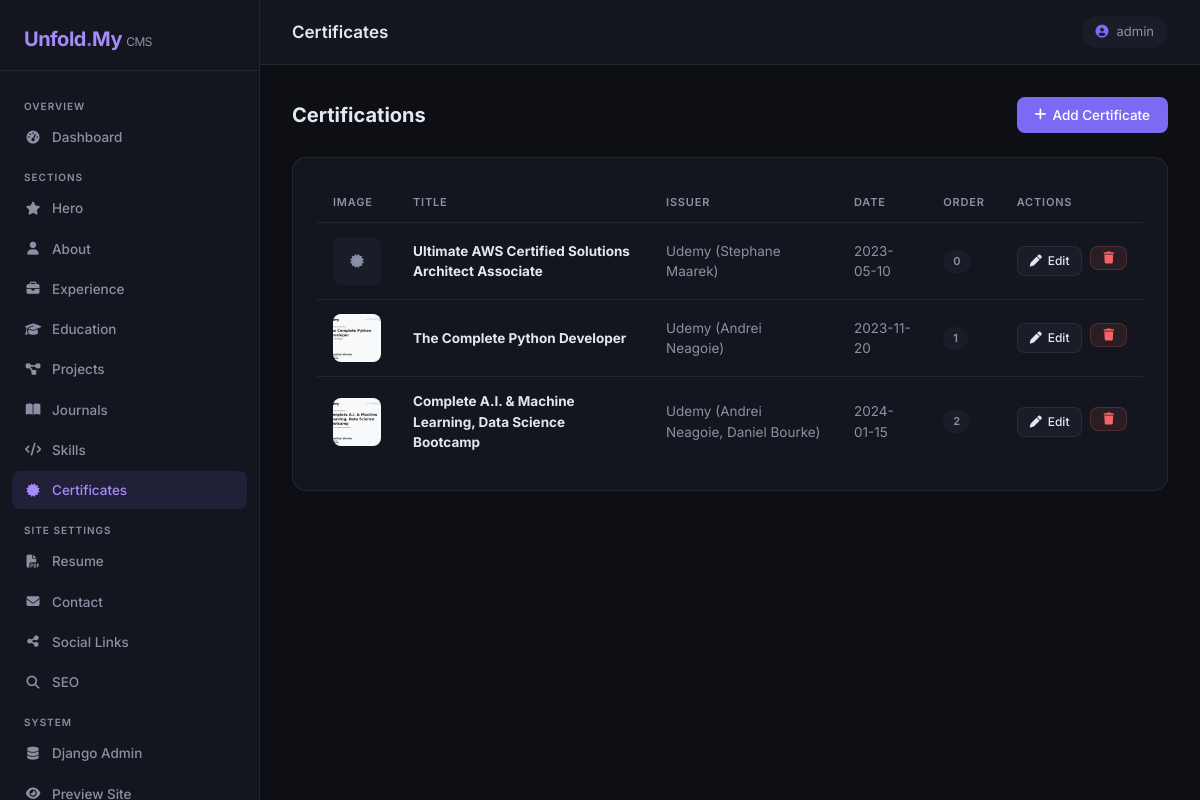
The page /admin-panel/certificates/ (signed in) on the database as committed earlier.
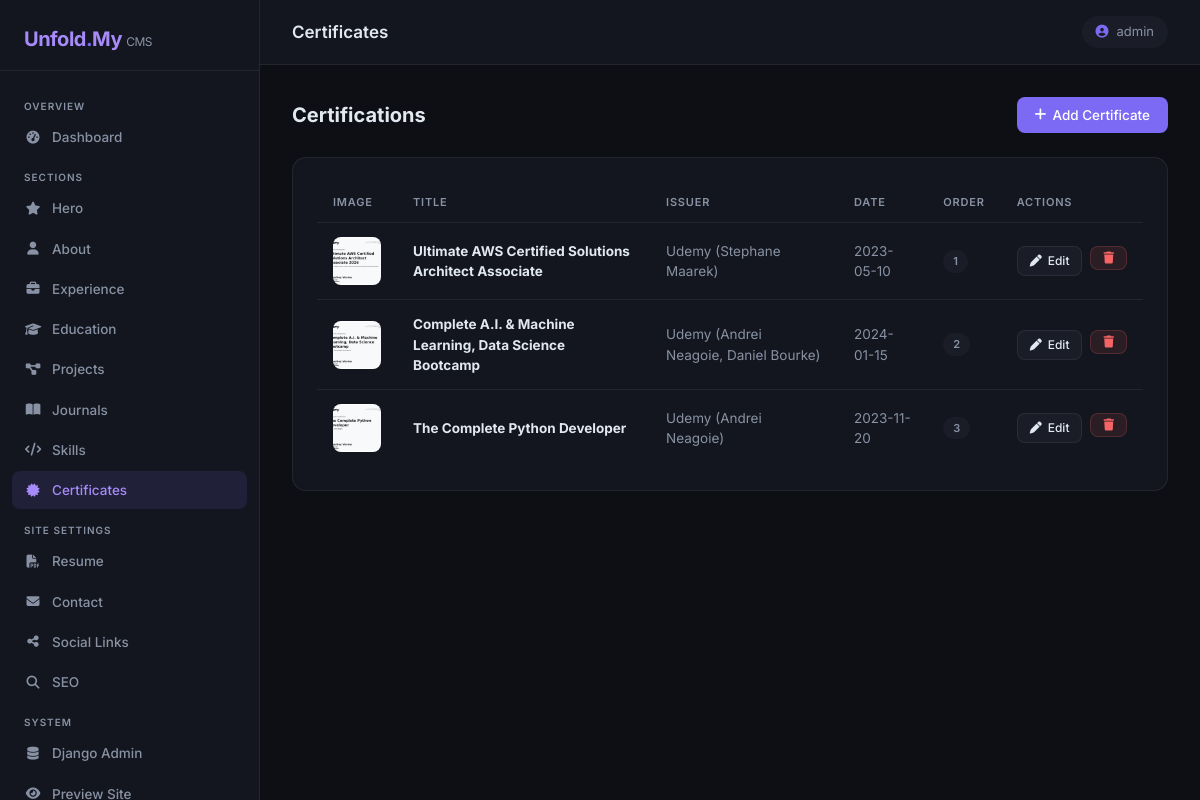
The same page on the database as committed later.
### profile_1/models.py (models this page shows, shortened)
class Certification(models.Model):
    title = models.CharField(max_length=300)
    issuer = models.CharField(max_length=200)
    issue_date = models.CharField(max_length=50, default="", blank=True)
    certificate_image = models.ImageField(upload_to="certificates/", blank=True, null=True)
    certificate_url = models.URLField(blank=True)
    display_order = models.PositiveIntegerField(default=0)
    class Meta:
        ordering = ["display_order", "title"]

### profile_1/admin_panel/views.py (the view)
# urls.py: path("certificates/",      views.certification_list,  name="certifications"),
@staff_required
def certification_list(request):
    items = Certification.objects.all()
    return render(request, "admin-panel/certificates.html", {"items": items})

### profile_1/admin_panel/views.py (called while the page is built)
def staff_required(view_func):
    @wraps(view_func)
    def wrapper(request, *args, **kwargs):
        if not (request.user.is_authenticated and request.user.is_staff):
            return redirect("admin_panel:login")
        return view_func(request, *args, **kwargs)
    return wrapper

### profile_1/templates/admin-panel/certificates.html (shortened to what this page needs)
{% extends "admin-panel/base.html" %}
{% block page_title_header %}Certificates{% endblock %}
{% block nav_certifications %}active{% endblock %}
{% block content %}
<div class="page-header">
  <h2>Certifications</h2>
  <a href="{% url 'admin_panel:certification-add' %}" class="btn-panel btn-primary-panel"><i class="fa-solid fa-plus"></i> Add Certificate</a>
</div>
<div class="panel-card">
  {% if items %}
  <table class="panel-table">
    <thead>
      <tr><th>Image</th><th>Title</th><th>Issuer</th><th>Date</th><th>Order</th><th>Actions</th></tr>
    </thead>
    <tbody>
      {% for item in items %}
      <tr>
        <td>
          {% if item.certificate_image %}
            <img src="{{ item.certificate_image.url }}" class="thumbnail-sm" alt="">
          {% else %}
            <div style="width:48px;height:48px;border-radius:8px;background:var(--surface2);display:flex;align-items:center;justify-content:center;">
              <i class="fa-solid fa-certificate" style="color:var(--muted)"></i>
            </div>
          {% endif %}
        </td>
        <td><strong>{{ item.title }}</strong></td>
        <td style="color:var(--muted)">{{ item.issuer }}</td>
        <td style="color:var(--muted)">{{ item.issue_date }}</td>
        <td><span class="badge-panel badge-muted">{{ item.display_order }}</span></td>
        <td>
          <div style="display:flex;gap:8px;">
            <a href="{% url 'admin_panel:certification-edit' item.pk %}" class="btn-panel btn-secondary-panel btn-sm-panel"><i class="fa-solid fa-pen"></i> Edit</a>
            <form method="post" action="{% url 'admin_panel:certification-delete' item.pk %}" style="display:inline;" onsubmit="return confirm('Delete?')">
              {% csrf_token %}<button type="submit" class="btn-panel btn-danger-panel btn-sm-panel"><i class="fa-solid fa-trash"></i></button>
            </form>
          </div>
        </td>
      </tr>
      {% endfor %}
    </tbody>
  </table>
  {% else %}
  <div class="empty-state"><i class="fa-solid fa-certificate"></i>No certifications yet.</div>
  {% endif %}
</div>
{% endblock %}

Rows that differ between the two databases and show on the page:
changed Certification "Ultimate AWS Certified Solutions Architect Associate": certificate_image: picture added; display_order "0" → "1"
shown differently, row unchanged: Certification "Complete A.I. & Machine Learning, Data Science Bootcamp": moves up the list
changed Certification "The Complete Python Developer": display_order "1" → "3"
